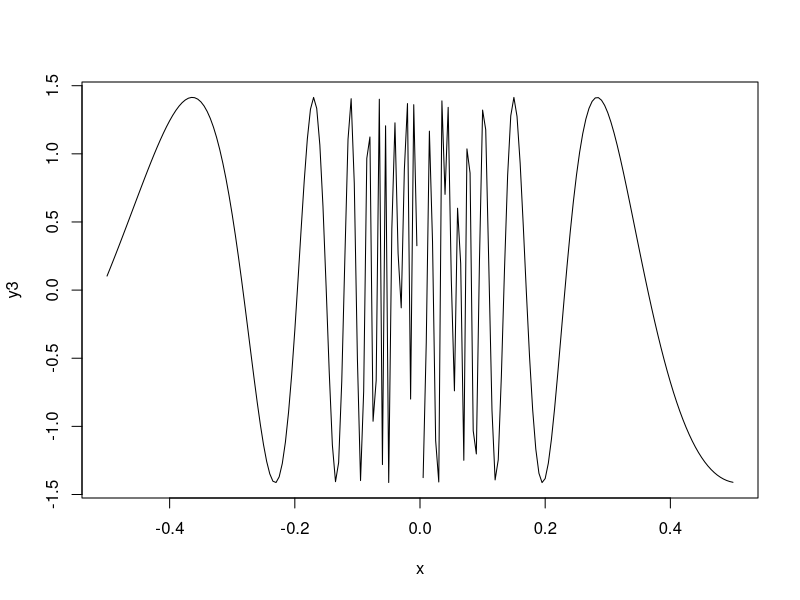

This figure's R source:
x <- seq(-0.5,0.5,by=0.005)
y <- cos(2/x)
y2 <- sin(2/x)
y3 <- y2+y
plot(x,y3,type="l")

A = 1:12
A
dim(A) <- c(3 ,4)
A

B = 13:24
B
dim(B) <- c(4 ,3)
B

A%*%B

X <- 1:9
dim(X) <- c(3,3)

X <- matrix(c(1,4,3,4,-5,6,7,8,9), 3, 3)

solve(X)
det(X)
dim(X)
range(X)
pi

